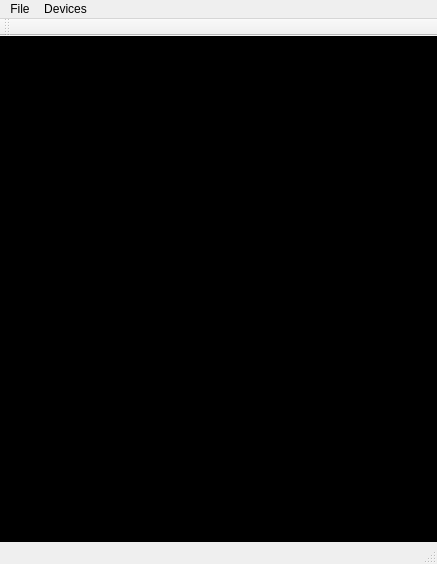
<?xml version="1.0" encoding="UTF-8"?>
<ui version="4.0">
 <class>MainWindow</class>
 <widget class="QMainWindow" name="MainWindow">
  <property name="geometry">
   <rect>
    <x>0</x>
    <y>0</y>
    <width>437</width>
    <height>564</height>
   </rect>
  </property>
  <property name="windowTitle">
   <string>POES-Weather Ltd Sensor Benchmark</string>
  </property>
  <property name="windowIcon">
   <iconset resource="resource.qrc">
    <normaloff>:/new/prefix1/images/Usb-64.png</normaloff>:/new/prefix1/images/Usb-64.png</iconset>
  </property>
  <property name="styleSheet">
   <string notr="true">QWidget#centralWidget {
background-color: rgb(0, 0, 0);
background-image: url(:/new/prefix1/images/test-sw.jpg);
background-position: center center;
background-repeat:no-repeat;

}</string>
  </property>
  <widget class="QWidget" name="centralWidget"/>
  <widget class="QMenuBar" name="menuBar">
   <property name="geometry">
    <rect>
     <x>0</x>
     <y>0</y>
     <width>437</width>
     <height>25</height>
    </rect>
   </property>
   <widget class="QMenu" name="menuFile">
    <property name="title">
     <string>File</string>
    </property>
    <addaction name="actionExit"/>
   </widget>
   <widget class="QMenu" name="menuGPS">
    <property name="title">
     <string>Devices</string>
    </property>
    <widget class="QMenu" name="menuDVB">
     <property name="title">
      <string>DVB</string>
     </property>
     <addaction name="actionGeneral_DVB_S_S2"/>
     <addaction name="actionSI21xx"/>
    </widget>
    <widget class="QMenu" name="menuPololu_Jrk_Motor_Control">
     <property name="title">
      <string>Pololu Jrk Motor Control</string>
     </property>
     <addaction name="actionACM_Control"/>
     <addaction name="actionUSB_Contol"/>
    </widget>
    <addaction name="actionGPS"/>
    <addaction name="menuPololu_Jrk_Motor_Control"/>
    <addaction name="actionOcean_Server_Compass"/>
    <addaction name="actionToradex_Inclinometer"/>
    <addaction name="menuDVB"/>
   </widget>
   <addaction name="menuFile"/>
   <addaction name="menuGPS"/>
  </widget>
  <widget class="QToolBar" name="mainToolBar">
   <attribute name="toolBarArea">
    <enum>TopToolBarArea</enum>
   </attribute>
   <attribute name="toolBarBreak">
    <bool>false</bool>
   </attribute>
  </widget>
  <widget class="QStatusBar" name="statusBar"/>
  <action name="actionExit">
   <property name="text">
    <string>Exit</string>
   </property>
  </action>
  <action name="actionGPS">
   <property name="text">
    <string>GPS</string>
   </property>
  </action>
  <action name="actionToradex_Inclinometer">
   <property name="enabled">
    <bool>false</bool>
   </property>
   <property name="text">
    <string>Toradex Inclinometer</string>
   </property>
  </action>
  <action name="actionOcean_Server_Compass">
   <property name="enabled">
    <bool>true</bool>
   </property>
   <property name="text">
    <string>Ocean Server Compass</string>
   </property>
  </action>
  <action name="actionGeneral_DVB_S_S2">
   <property name="text">
    <string>General DVB-S/S2</string>
   </property>
  </action>
  <action name="actionSI21xx">
   <property name="text">
    <string>SI21xx</string>
   </property>
  </action>
  <action name="actionACM_Control">
   <property name="text">
    <string>ACM Control</string>
   </property>
  </action>
  <action name="actionUSB_Contol">
   <property name="text">
    <string>USB Contol</string>
   </property>
  </action>
 </widget>
 <layoutdefault spacing="6" margin="11"/>
 <resources>
  <include location="resource.qrc"/>
 </resources>
 <connections/>
</ui>
